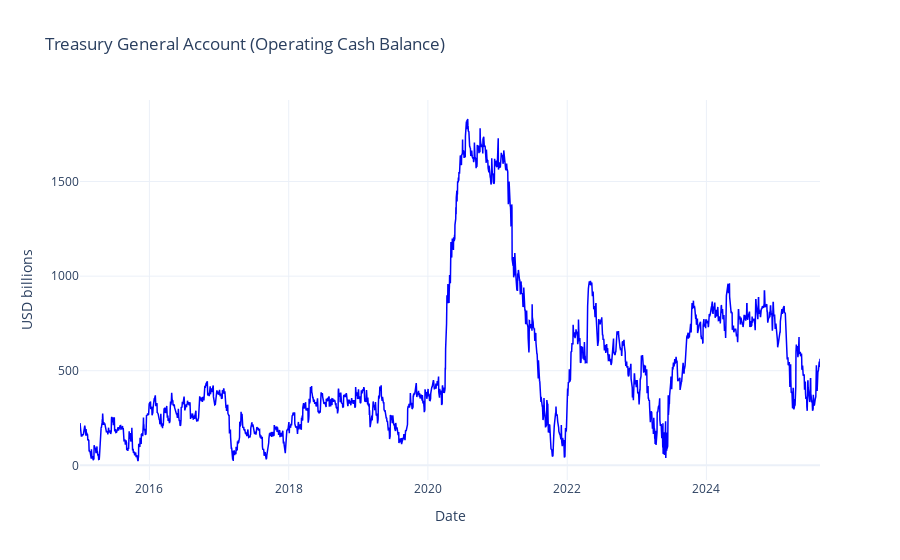

The cell this chart's notebook holds for it:
### Code cell
fig = go.Figure()

fig.add_trace(go.Scatter(
    x=tga["record_date"],
    y=tga["tga_balance"] / 1e3,   # millions → billions
    mode="lines",
    name="TGA Balance",
    line=dict(color="blue", width=1.5)
))

fig.update_layout(
    title="Treasury General Account (Operating Cash Balance)",
    xaxis_title="Date",
    yaxis_title="USD billions",
    template="plotly_white",
    hovermode="x unified",
    legend_title="Series"
)

fig.show()

### Figure 1 — Plotly figure (JSON) as saved in the notebook; plotly's stock layout.template omitted (floating-point values rounded to 4 significant figures; data arrays with more than 128 entries replaced by an {"elided": "..."} marker saying what was removed)
{"data": [{"line": {"color": "blue", "width": 1.5}, "mode": "lines", "name": "TGA Balance", "type": "scatter", "x": {"elided": "2671 str values"}, "y": {"elided": "2671 float values"}}], "layout": {"hovermode": "x unified", "legend": {"title": {"text": "Series"}}, "title": {"text": "Treasury General Account (Operating Cash Balance)"}, "xaxis": {"title": {"text": "Date"}}, "yaxis": {"title": {"text": "USD billions"}}}}
